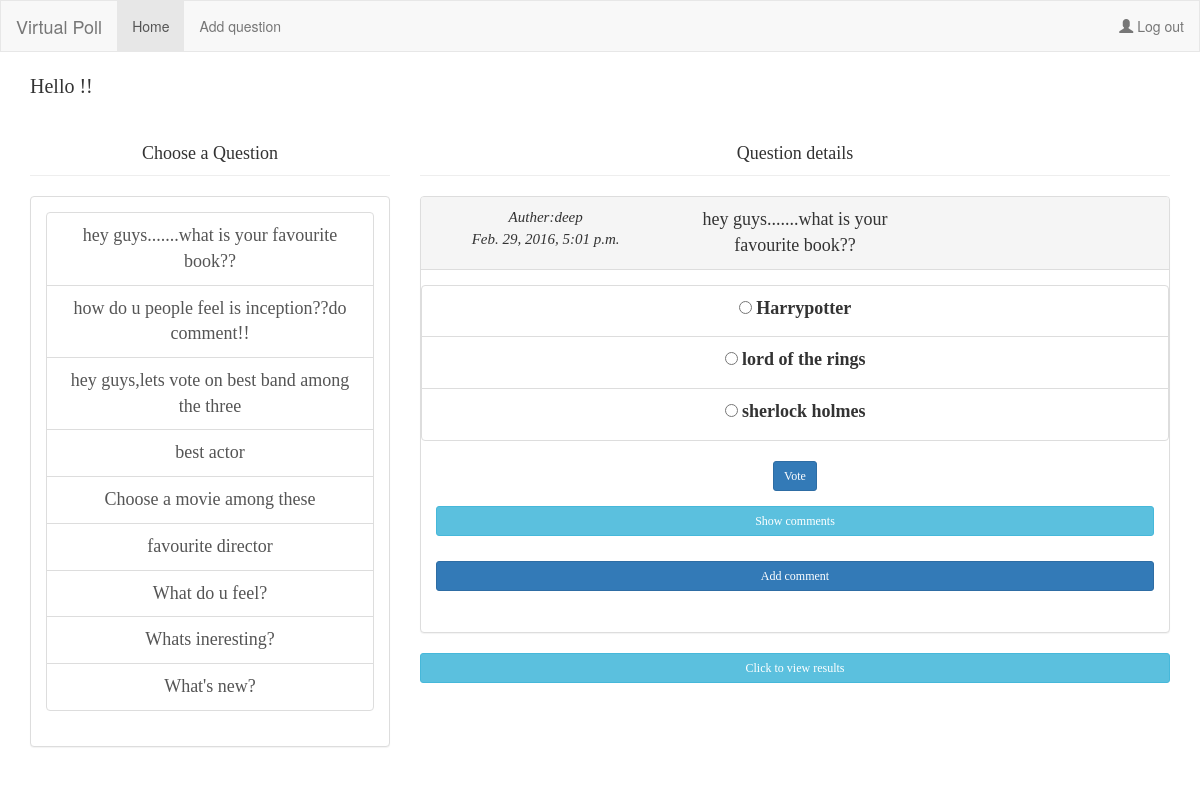
Page /10/ on the committed database.
### polls/models.py (models this page shows, shortened)
class Question(models.Model):
    question_text = models.CharField(max_length=200)
    pub_date = models.DateTimeField('date published')
    username = models.CharField(max_length=200,default="anonymous")
    def was_published_recently(self):
        return self.pub_date >= timezone.now() - datetime.timedelta(days=1)
    was_published_recently.admin_order_field = 'pub_date'
    was_published_recently.boolean = True
    was_published_recently.short_description = 'Published recently?'

class Choice(models.Model):
    question = models.ForeignKey(Question, on_delete=models.CASCADE)
    choice_text = models.CharField(max_length=200)
    votes = models.IntegerField(default=0)

### polls/views.py (the view)
# urls.py: url(r'^(?P<question_id>[0-9]+)/$', views.detail, name='detail'),
def detail(request, question_id):
    latest_question_list = Question.objects.order_by('-pub_date')
    question = get_object_or_404(Question, pk=question_id)
    return render(request, 'polls/index.html', {'f_question': question,'latest_question_list':latest_question_list,'user':request.user})

### polls/templates/polls/index.html (shortened to what this page needs)
{% load staticfiles %}
<!DOCTYPE html>
<html lang="en">
<head>
  <link rel="stylesheet" href="http://maxcdn.bootstrapcdn.com/bootstrap/3.3.6/css/bootstrap.min.css">
</head>
<body id="body">
<nav class="navbar navbar-default">
  <div class="container-fluid">
    <div class="navbar-header">
      <a class="navbar-brand" href="#">Virtual Poll</a>
    </div>
    <ul class="nav navbar-nav">
      <li class="active"><a href="#">Home</a></li>
      <li><a href="{% url 'polls:add_question' %}">Add question</a></li>
    </ul>
    <ul class="nav navbar-nav navbar-right">
      <li><a href="{% url 'polls:logout' %}"><span class="glyphicon glyphicon-user"></span> Log out</a></li>
    </ul>
  </div>
</nav>
<div class="container">
<div id="user_info">
	Hello {{ user.username }}!!
</div>
 <div class="row">
          <div class="col-sm-4">
            <div class="page-header" id='col-header'>
              Choose a Question
            </div>
            <div id="col-body" id="scrollablebody">
            		<div class='panel panel-default'>
            			<div class='panel-body'>
		              		{% if latest_question_list %}
			    				<div class='list-group'>
				    				{% for question in latest_question_list %}
				        				<a href="{% url 'polls:detail' question.id %}" class='list-group-item'>{{ question.question_text }}</a>
				    				{% endfor %}
				    			</div>
				  					{% else %}
				    					<p>No polls are available.</p>
				  					{% endif %}
				  		</div>
			  		</div>
          </div>
          </div>
          <div class="col-sm-8">
            <div class="page-header" id="col-header">
              Question details
            </div>
            <div id="col-body">
            		<div class='panel panel-default'>
            			<div class='panel-heading'>
            				<div class="row">
            					<div class='col-sm-4'>
            						<div class="col-body">
            							<div id="q_authordetails">
            								Auther:{{ f_question.username }}
            								{{ f_question.pub_date }}
            							</div>
            						</div>
            					</div>
            					<div class='col-sm-4'>
            						<div class="col-body">
            								{{ f_question.question_text }}
            						</div>
            					</div>
            				</div>
            			</div>
            			<div class='panel-body' id="panel-body">
		              				<form action="{% url 'polls:vote' f_question.id %}" method="post" class='form-horizontal' role="form">
		              				<div class="form-group">
										<div class="list-group">
										{% for choice in f_question.choice_set.all %}
											<li class="list-group-item">
										    <input type="radio" name="choice" id="choice{{ forloop.counter }}" value="{{ choice.id }}" />
										    <label for="choice{{ forloop.counter }}" >{{ choice.choice_text }} </label>
										    </li>
										{% endfor %}
										</div>
										<input type="submit" value="Vote" class="btn btn-primary btn-sm" />
										</div>
									</form>
									<button data-toggle="collapse" data-target="#showcomments" class="btn btn-info btn-block btn-sm"> Show comments</button>
									<button data-toggle="collapse" data-target="#form-comment" class="btn btn-primary btn-block btn-sm"> Add comment</button>
				  		</div>
			  		</div>
				<button data-toggle='collapse' data-target='#results' class="btn btn-info btn-block btn-sm"> Click to view results</button>
          </div>
            </div>
</div>
</div>
</body>
</html>

### polls/templates/polls/index.html (style rules this page uses)
.navbar { border-radius: 0; }
#col-header { font-family:verdana; font-size:18px; font-style:bold; text-align: center; }
#col-body { font-family: verdana; font-size: 18px; text-align: center; }
#user_info { font-size:20px; font-family:verdana; }
#body { margin-bottom: 400px; }
#q_authordetails { font-size: 15px; font-family: verdana; font-style: italic; }

### rows in the picture
Question: question_text "hey guys.......what is your favourite book??", username "deep", pub_date "Feb. 29, 2016, 5:01 p.m."
Question: question_text "how do u people feel is inception??do comment!!"
Question: question_text "hey guys,lets vote on best band among the three"
Question: question_text "best actor"
Question: question_text "Choose a movie among these"
Question: question_text "favourite director"
Question: question_text "What do u feel?"
Question: question_text "Whats ineresting?"
Question: question_text "What's new?"
Choice: choice_text "Harrypotter"
Choice: choice_text "lord of the rings"
Choice: choice_text "sherlock holmes"
